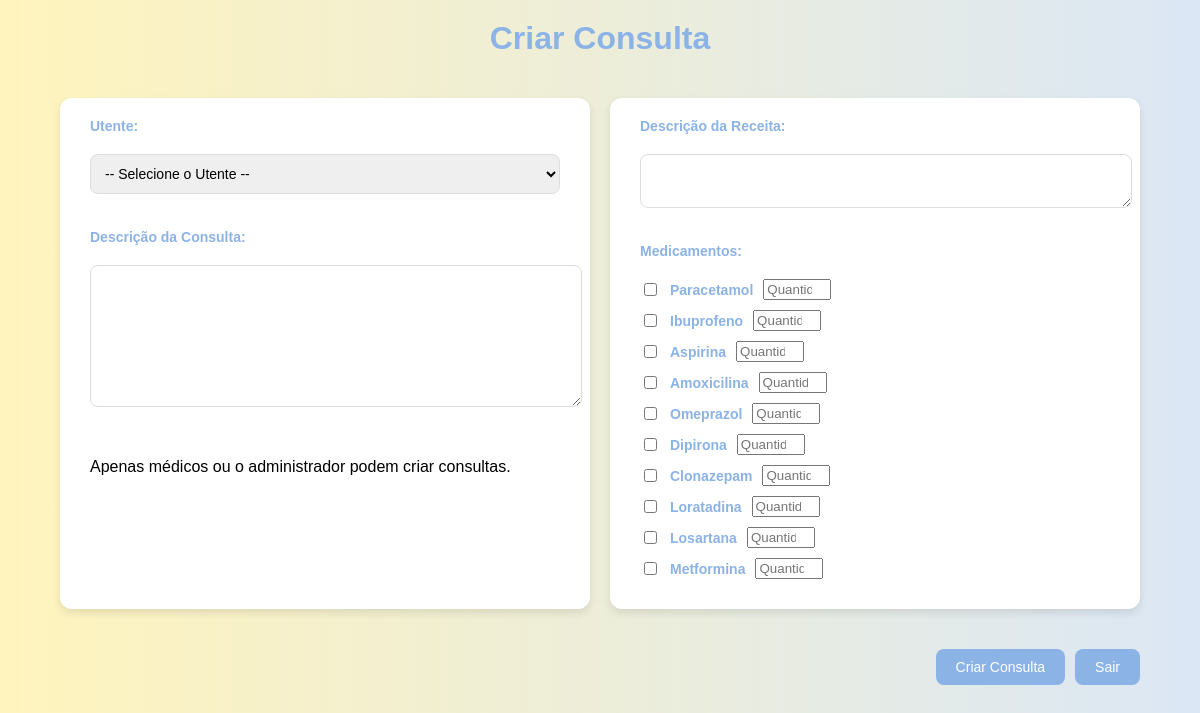
The page /create-consulta/ on the database its author committed.
### processoclinico/models.py (models this page shows, shortened)
class Medicamento(models.Model):
    id = models.CharField(max_length=36, default=uuid.uuid4, editable=False, primary_key=True)
    nome = models.CharField(max_length=100)
    descricao = models.CharField(max_length=255)

### processoclinico/views.py (the view, shortened to what this page needs)
# urls.py: path('create-consulta/', create_consulta, name='create_consulta'),
def create_consulta(request):
    utentes = Utente.objects.all()
    medicamentos = Medicamento.objects.prefetch_related('stock_set')
    user_type = request.session.get('user_type')
    agente_id = request.session.get('id_utlizador')
    if user_type not in ['médico', 'boss']:
        return render(request, 'create_consulta.html', {
            'message': "Apenas médicos ou o administrador podem criar consultas.",
            'utentes': utentes,
            'medicamentos': medicamentos,
            'user_type': user_type
        })

### processoclinico/templates/create_consulta.html (shortened to what this page needs)
<!DOCTYPE html>
<html lang="pt">
<head>
</head>
<body>
    <header>
        <h1>Criar Consulta</h1>
    </header>
    <div class="container">
        <form method="POST" style="display: flex; flex-direction: column; width: 100%; gap: 20px;">
            <div style="display: flex; gap: 20px;">
                <div class="form-container">
                    <label for="utente">Utente:</label>
                    <select name="utente" id="utente" required>
                        <option value="">-- Selecione o Utente --</option>
                    </select>
                    <label for="descricao">Descrição da Consulta:</label>
                    <textarea name="descricao" id="descricao" required></textarea>
                    {% if message %}
                        <p>{{ message }}</p>
                    {% endif %}
                </div>
                {% if user_type != 'enfermeiro' %}
                <div class="medicamentos-container">
                    <label for="descricao_receita">Descrição da Receita:</label>
                    <textarea name="descricao_receita" id="descricao_receita"></textarea>
                    <label for="medicamentos">Medicamentos:</label>
                    <div id="medicamentos">
                        {% for medicamento in medicamentos %}
                            <div style="display: flex; align-items: center; gap: 10px; margin-bottom: 10px;">
                                <input type="checkbox" name="medicamentos" value="{{ medicamento.id }}" id="med_{{ medicamento.id }}">
                                <label for="med_{{ medicamento.id }}">{{ medicamento.nome }}</label>
                                <input type="number" name="quantidade_{{ medicamento.id }}" placeholder="Quantidade" min="1" style="width: 60px;">
                            </div>
                        {% endfor %}
                    </div>
                </div>
                {% endif %}
            </div>
            <div class="form-buttons">
                <button type="submit">Criar Consulta</button>
                <button type="button" onclick="window.location.href='/{% if user_type == 'boss' %}home/boss{% elif user_type == 'médico' %}home/medico{% elif user_type == 'enfermeiro' %}home/medico{% else %}login{% endif %}/'">
                    Sair
                </button>
            </div>
        </form>
    </div>
</body>
</html>

### processoclinico/templates/create_consulta.html (style rules this page uses)
body { font-family: Arial, sans-serif; margin: 0; padding: 0; height: 100vh; display: flex; flex-direction: column; justify-content: flex-start; background: linear-gradient(to right, #fff4bd, #dbe7f5); }
header h1 { margin-top: 20px; font-size: 2rem; color: #8bb3e6; text-align: center; }
.container { display: flex; flex-direction: row; justify-content: space-between; width: 90%; max-width: 1200px; margin: 20px auto; gap: 20px; }
.form-container, .medicamentos-container { background: #fff; padding: 20px 30px; border-radius: 12px; box-shadow: 0 4px 8px rgba(0, 0, 0, 0.1); flex: 1; display: flex; flex-direction: column; gap: 20px; }
.form-container label, .medicamentos-container label { font-weight: bold; font-size: 14px; color: #8bb3e6; }
.form-container textarea, .form-container select, .medicamentos-container textarea { width: 100%; padding: 10px; margin-bottom: 15px; border: 1px solid #ddd; border-radius: 8px; font-size: 14px; }
.form-container textarea { height: 120px; }
.form-buttons { display: flex; justify-content: flex-end; gap: 10px; margin-top: 20px; }
.form-buttons button { padding: 10px 20px; border: none; border-radius: 8px; background: #8bb3e6; color: #fff; font-size: 14px; cursor: pointer; transition: background 0.3s; }

### rows shown on the page
Medicamento: nome "Paracetamol"
Medicamento: nome "Ibuprofeno"
Medicamento: nome "Aspirina"
Medicamento: nome "Amoxicilina"
Medicamento: nome "Omeprazol"
Medicamento: nome "Dipirona"
Medicamento: nome "Clonazepam"
Medicamento: nome "Loratadina"
Medicamento: nome "Losartana"
Medicamento: nome "Metformina"

### other values the page prints
{{ message }} "Apenas médicos ou o administrador podem criar consultas."
